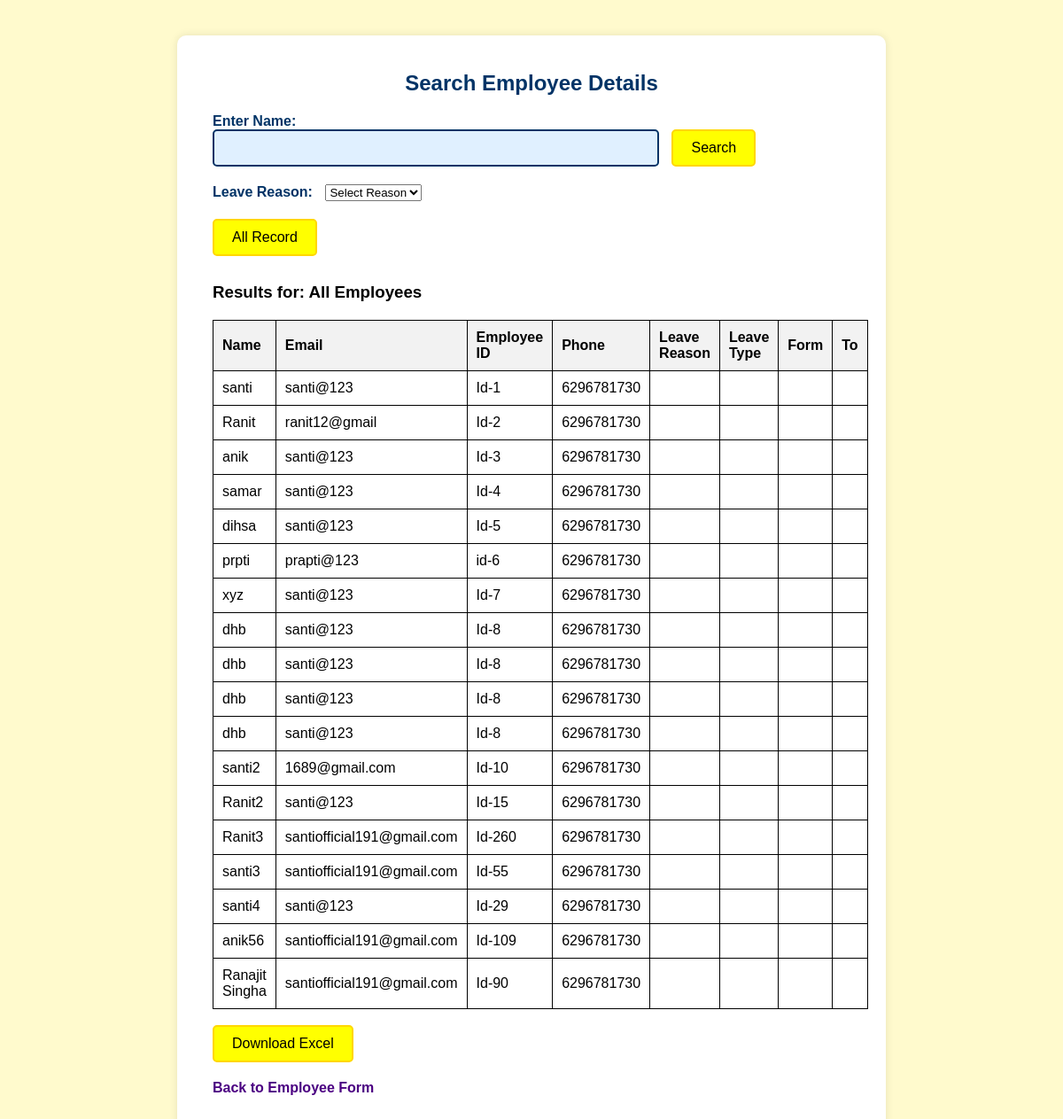
Page /all_employees on the earlier database version.
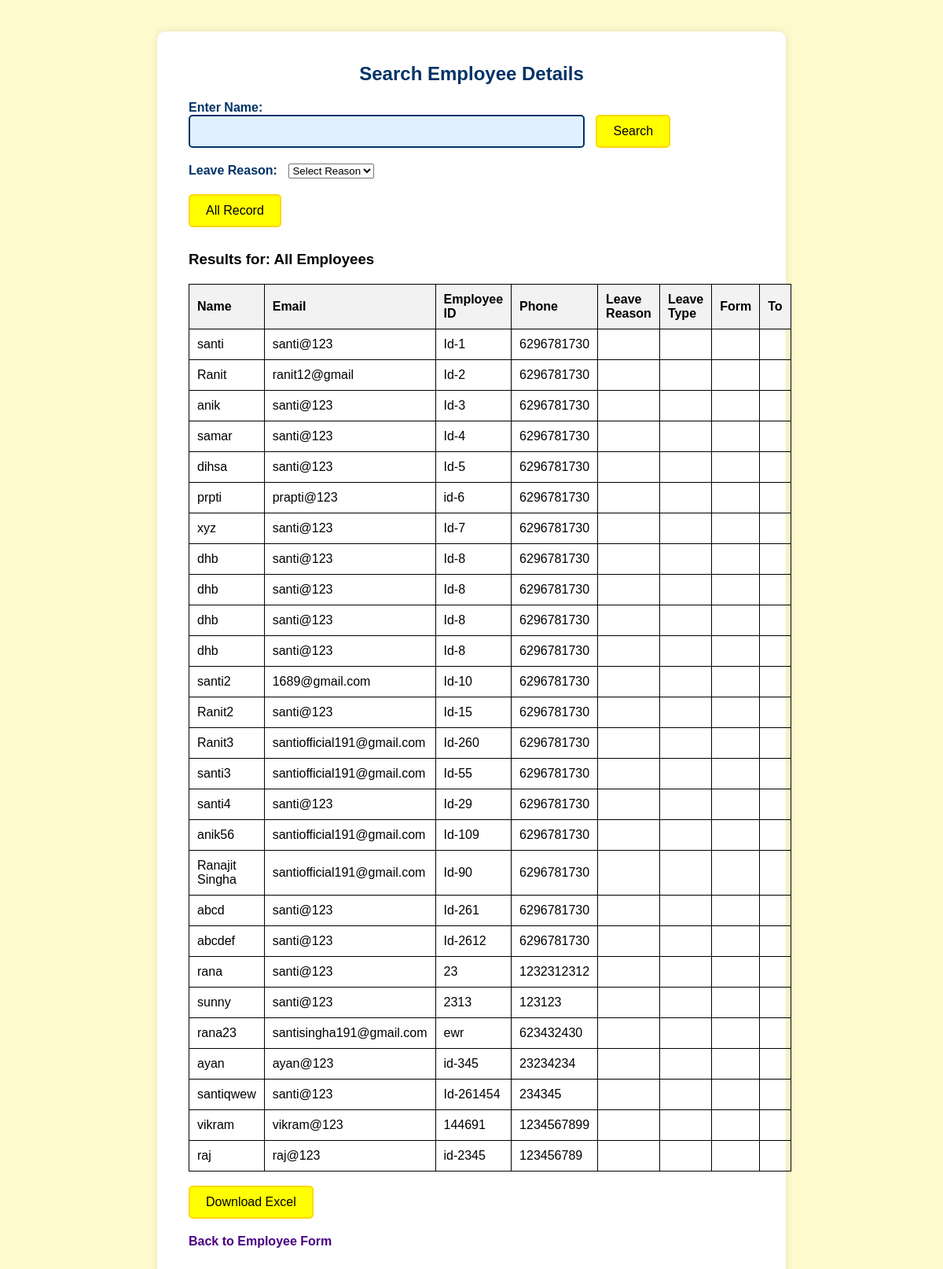
Same page on the later database version.
### tables this page shows
CREATE TABLE employees (
            id INTEGER PRIMARY KEY AUTOINCREMENT,
            name TEXT NOT NULL,
            email TEXT NOT NULL,
            employee_id TEXT NOT NULL,
            phone TEXT NOT NULL,
            address TEXT NOT NULL
        );

### app.py (the view)
@app.route('/all_employees', methods=['GET'])
def all_employees():
    conn = sqlite3.connect('employee.db')
    cursor = conn.cursor()
    cursor.execute("SELECT * FROM employees")
    employees = cursor.fetchall()
    conn.close()
    return render_template('show_employee.html', employees=employees, names='All Employees', searched=True)

### templates/show_employee.html (shortened to what this page needs)
<!DOCTYPE html>
<html lang="en">
<head>
</head>
<body>
  <div class="container">
    <h2>Search Employee Details</h2>
    <div class="search-box">
      <form action="/get_employee" method="POST">
        <label for="name">Enter Name:</label><br>
        <input type="text" id="name" name="name" required>
        <input type="submit" value="Search">
      </form>
      <div class="form-row">
        <form action="/leave_type" method="POST">
          <div class="form-group" style="flex: 1; margin-top: 20px;">
            <label for="reason">Leave Reason:</label>
            <select id="reason" name="reason" required onchange="this.form.submit()">
              <option value="" disabled selected>Select Reason</option>
            </select>
          </div>
        </form>
      </div>
      <form action="/all_employees" method="GET" style="margin-top: 20px;">
        <button type="submit">All Record</button>
      </form>
    </div>
    {% if searched %}
  {% if employees %}
    <h3>Results for: {{ names }}</h3>
    <table>
      <tr>
        <th>Name</th>
        <th>Email</th>
        <th>Employee ID</th>
        <th>Phone</th>
        <th>Leave Reason</th>
        <th>Leave Type</th>
        <th>Form</th>
        <th>To</th>
      </tr>
      {% for employee in employees %}
      <tr>
        <td>{{ employee[1] }}</td>
        <td>{{ employee[2] }}</td>
        <td>{{ employee[3] }}</td>
        <td>{{ employee[4] }}</td>
        <td>{{ employee[7] }}</td>
        <td>{{ employee[8] }}</td>
        <td>{{ employee[9] }}</td>
        <td>{{ employee[10] }}</td>
      </tr>
      {% endfor %}
    </table>
        <br>
        <button onclick="downloadExcel()">Download Excel</button>
      {% else %}
        <p><strong>No employee found with the name "{{ name }}".</strong></p>
      {% endif %}
    {% endif %}
    <br>
    <a href="/">Back to Employee Form</a>
  </div>
</body>
</html>

### templates/show_employee.html (style rules this page uses)
* { box-sizing: border-box; }
body { font-family: Arial, sans-serif; background-color: #fffacd; margin: 0; padding: 0; display: flex; justify-content: center; align-items: flex-start; min-height: 100vh; padding-top: 40px; }
.container { background-color: #ffffff; padding: 40px; border-radius: 10px; width: 90%; max-width: 800px; box-shadow: 0 0 10px rgba(0, 0, 0, 0.1); }
h2 { text-align: center; color: #003366; margin-top: 0; }
.search-box { margin-bottom: 30px; }
label { font-weight: bold; color: #003366; }
input[type="text"] { padding: 10px; width: 60%; border-radius: 5px; border: 2px solid #003366; background-color: #e0f0ff; font-size: 16px; }
input[type="submit"], button { background-color: yellow; border: 2px solid #FFD700; color: black; padding: 10px 20px; font-size: 16px; border-radius: 5px; cursor: pointer; margin-left: 0px; transition: background-color 0.3s; }
table { border-collapse: collapse; width: 100%; margin-top: 20px; }
th, td { border: 1px solid black; padding: 10px; text-align: left; }
th { background-color: #f2f2f2; }
a { display: inline-block; margin-top: 20px; color: #4b0082; font-weight: bold; text-decoration: none; }
label { margin-right: 10px; }
input[type="text"] { width: 70%; margin-right: 10px; }
.search-box form { display: flex-column; justify-content: center; align-items: center; }

Differences in the rows shown:
added employees: name "abcd", email "santi@123", employee "Id-261", phone "6296781730"
added employees: name "abcdef", email "santi@123", employee "Id-2612", phone "6296781730"
added employees: name "rana", email "santi@123", employee "23", phone "1232312312"
added employees: name "sunny", email "santi@123", employee "2313", phone "123123"
added employees: name "rana23", email "santisingha191@gmail.com", employee "ewr", phone "623432430"
added employees: name "ayan", email "ayan@123", employee "id-345", phone "23234234"
added employees: name "santiqwew", email "santi@123", employee "Id-261454", phone "234345"
added employees: name "vikram", email "vikram@123", employee "144691", phone "1234567899"
added employees: name "raj", email "raj@123", employee "id-2345", phone "123456789"
